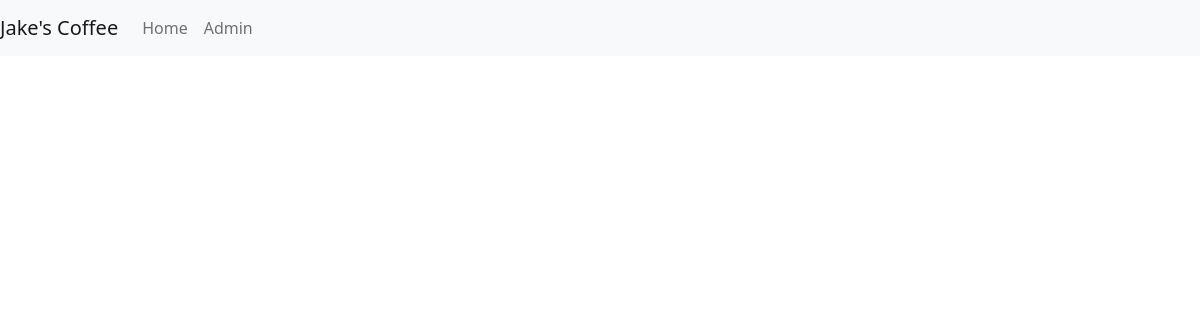
Before: / with the older database file.
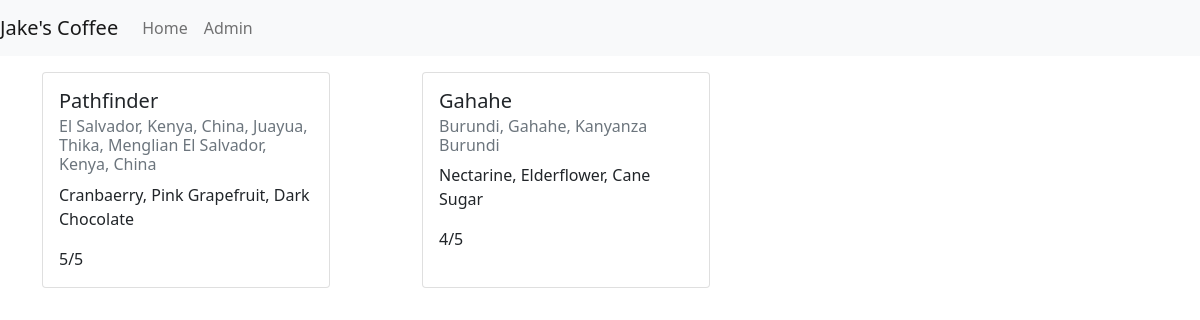
After: the same page with the newer database file.
### app/models.py (models this page shows)
class Bean(db.Model):
    id = db.Column(db.Integer, primary_key=True)
    name = db.Column(db.String(20), index=True, nullable=False)
    country = db.Column(db.String(20), index=True)
    region = db.Column(db.String(20), index=True)
    description = db.Column(db.String(80))
    rating = db.Column(db.Integer, index=True, nullable=False)

### app/routes.py (the view)
@app.route('/')
def index():
    beans = Bean.query.all()
    return render_template('index.html', beans=beans)

### app/templates/index.html
{% extends 'base.html' %}
{% block content %}
<main class="mt-3">
    <div class="container">
        <div class="row row-cols-1 row-cols-md-3">
            {% for bean in beans %}
            {% include '_bean_thumbnail.html' %}
            {% endfor %}
        </div>
    </div>
</main>
{% endblock %}

### app/templates/_bean_thumbnail.html
<div class="col mb-4">
    <div class="card h-100" style="width: 18rem;">
        <div class="card-body">
            <h5 class="card-title">{{ bean.name }}</h5>
            <h6 class="card-subtitle mb-2 text-muted">
                {% if bean.country %}
                {% if bean.region %}
                {{ bean.country }}, {{ bean.region }}
                {% endif %}
                {{ bean.country }}
                {% endif %}
            </h6>
            <p class="card-text">
                {% if bean.description %} {{ bean.description }} {% endif %}
            </p>
            <p class="card-text">{{ bean.rating }}/5</p>
        </div>
    </div>
</div>

Changed rows visible on the page:
added Bean: name "Pathfinder", country "El Salvador, Kenya, China", region "Juayua, Thika, Menglian", description "Cranbaerry, Pink Grapefruit, Dark Chocolate", rating "5"
added Bean: name "Gahahe", country "Burundi", region "Gahahe, Kanyanza", description "Nectarine, Elderflower, Cane Sugar", rating "4"
